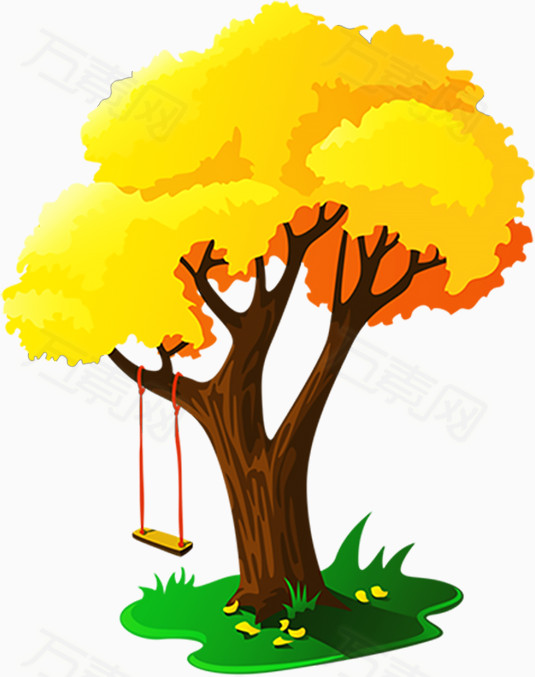
#> input picture tree.jpg, 535 x 677 px, found by its file name
$ python img_border.py
#> lines starting #> are read from the running program, lines starting #| are printed output that depends on the picture
#为图像创建边框
import cv2 as cv
import numpy as np
from matplotlib import pyplot as plt
BLUE=[0,255,0]
img=cv.imread('D:/Program Files/opencv/tree.jpg')
#> img is the input picture: shape (677, 535, 3); mean B, G, R 133.6, 206.3, 218.5
#参数：src-输入图像，top bottom left right，borderType-边界类型的标志
replicate=cv.copyMakeBorder(img,10,10,10,10,cv.BORDER_REPLICATE)
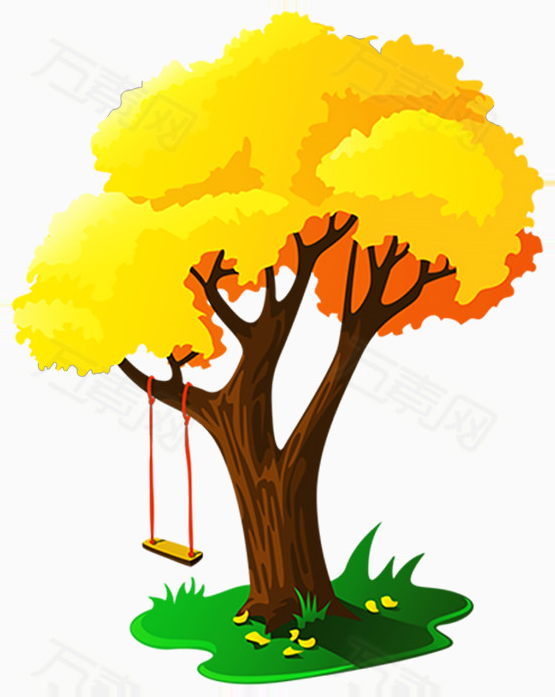
#> replicate: shape (697, 555, 3); mean B, G, R 141, 209, 220.5
reflect=cv.copyMakeBorder(img,10,10,10,10,cv.BORDER_REFLECT)
reflect101=cv.copyMakeBorder(img,10,10,10,10,cv.BORDER_REFLECT_101)
wrap=cv.copyMakeBorder(img,10,10,10,10,cv.BORDER_WRAP)
constant=cv.copyMakeBorder(img,10,10,10,10,cv.BORDER_CONSTANT,value=BLUE)
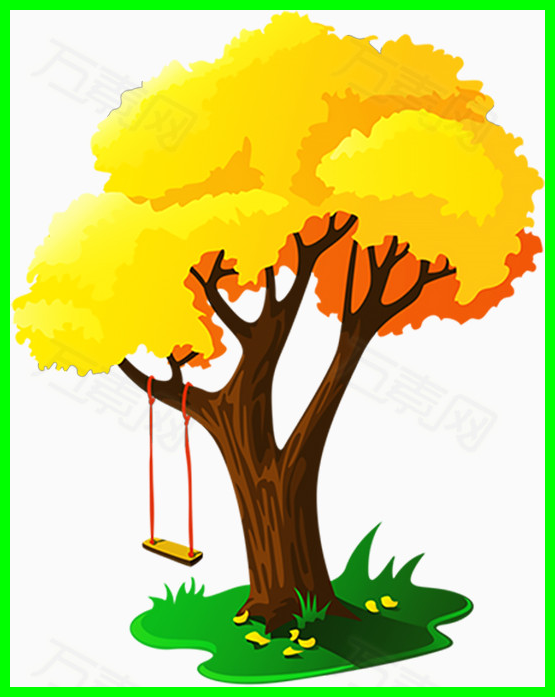
#> constant: shape (697, 555, 3); mean B, G, R 125.1, 209.4, 204.6
#plt.subplot(221)表示将整个图像窗口分为2行2列, 当前位置为1.
#plt.imshow()参数：图像，颜色图谱（colormap), 默认绘制为RGB(A)颜色空间。
plt.subplot(231),plt.imshow(img,'gray'),plt.title('ORIGINAL')
plt.subplot(232),plt.imshow(replicate,'gray'),plt.title('REPLICATE')
plt.subplot(233),plt.imshow(reflect,'gray'),plt.title('REFLECT')
plt.subplot(234),plt.imshow(reflect101,'gray'),plt.title('REFLECT_101')
plt.subplot(235),plt.imshow(wrap,'gray'),plt.title('WRAP')
plt.subplot(236),plt.imshow(constant,'gray'),plt.title('CONSTANT')
#展示图像
plt.show()
#> figure, not shown here; B, G, R data is drawn as R, G, B
